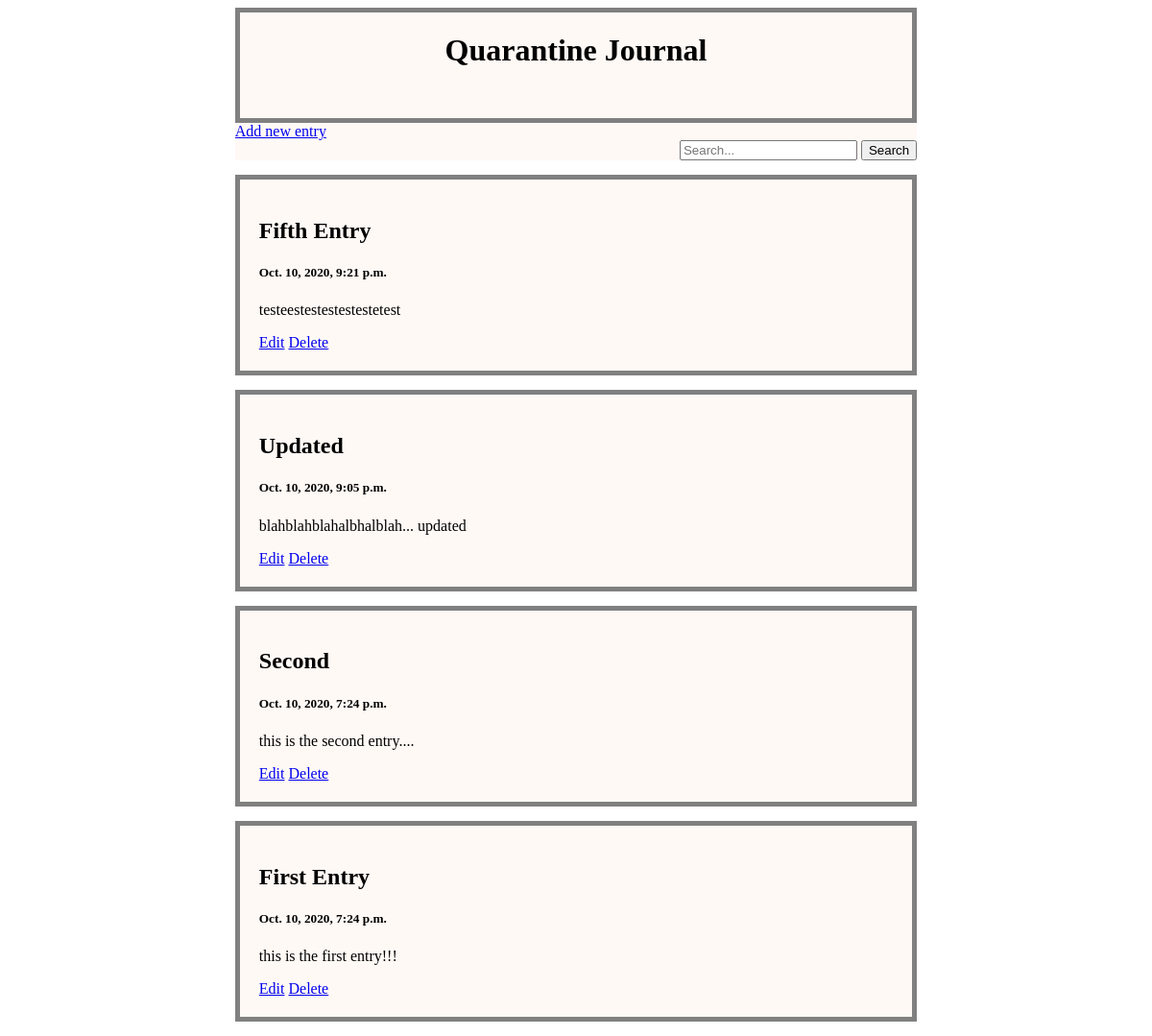
The page / on the database its author committed.
### entries/models.py (models this page shows, shortened)
class Entry(models.Model):
    title = models.CharField(max_length=240, default='Untitled')
    text = models.TextField()
    date_posted = models.DateTimeField(auto_now_add=True)
    class Meta:
        verbose_name_plural = 'entries'

### entries/views.py (the view)
# urls.py: path('', views.index, name='home'),
def index(request):
    entries = Entry.objects.order_by('-date_posted')
    context = {'entries' : entries}
    return render(request, 'entries/journal.html', context)

### entries/templates/entries/journal.html (shortened to what this page needs)
<!DOCTYPE html>
<html lang="en">
<head>
    <div class="header" id="block">
        <h1>Quarantine Journal</h1>
    </div>
    <div class="topnav" id="block">
        <a href="{% url 'add' %}">Add new entry</a>
        <form action="{% url 'search' %}" method="GET">
            <div id="submit">
                <input name="q" type="text" placeholder="Search..."/>
                <input type="submit"  name="submit" value="Search"/>
            </div>
        </form>
    </div>
</head>
<body>
    <div class="container">
        {% for entry in entries %}
        <div class="card" id="block">
            <h2>{{ entry.title }}</h2>
            <h5>{{ entry.date_posted }}</h5>
            <p>{{ entry.text }}</p>
            <a href="{% url 'update' entry.id%}">Edit</a>
            <a href="{% url 'delete' entry.id%}">Delete</a>
        </div>
        {% endfor %}
    </div>
</body>
</html>

### entries/templates/entries/journal.html (style rules this page uses)
.header { width: 60%; height: 120px; text-align: center; top: 0; left: 0; right: 0; margin: 0 auto; border: 5px solid gray; box-sizing: border-box; }
.topnav { overflow: hidden; width: 60%; margin: 0 auto; }
.card { width: 60%; top: 0; left: 0; right: 0; margin: 0 auto; padding: 20px; margin-top: 15px; margin-bottom: 15px; border: 5px solid gray; box-sizing: border-box; }
#submit { text-align: right; }
#block { background-color: #fff9f5; }

### rows shown on the page
Entry: title "Fifth Entry", date_posted "Oct. 10, 2020, 9:21 p.m.", text "testeestestestestestetest"
Entry: title "Updated", date_posted "Oct. 10, 2020, 9:05 p.m.", text "blahblahblahalbhalblah... updated"
Entry: title "Second", date_posted "Oct. 10, 2020, 7:24 p.m.", text "this is the second entry...."
Entry: title "First Entry", date_posted "Oct. 10, 2020, 7:24 p.m.", text "this is the first entry!!!"
